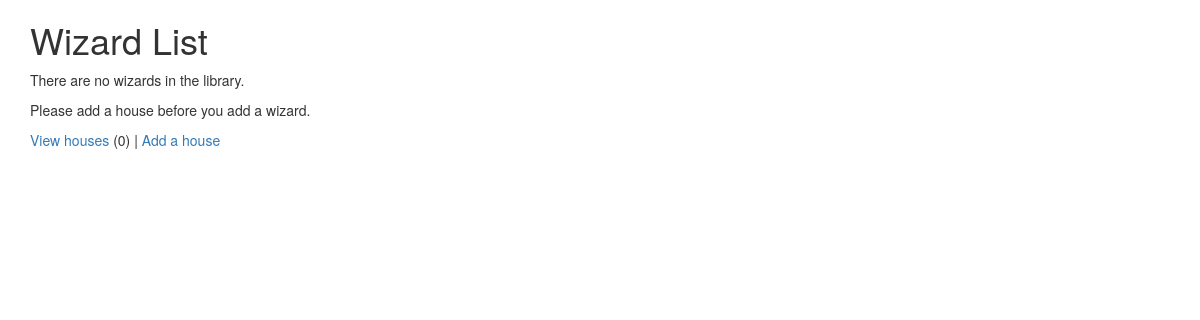
Before: /wizards/ (signed in) with the older database file.
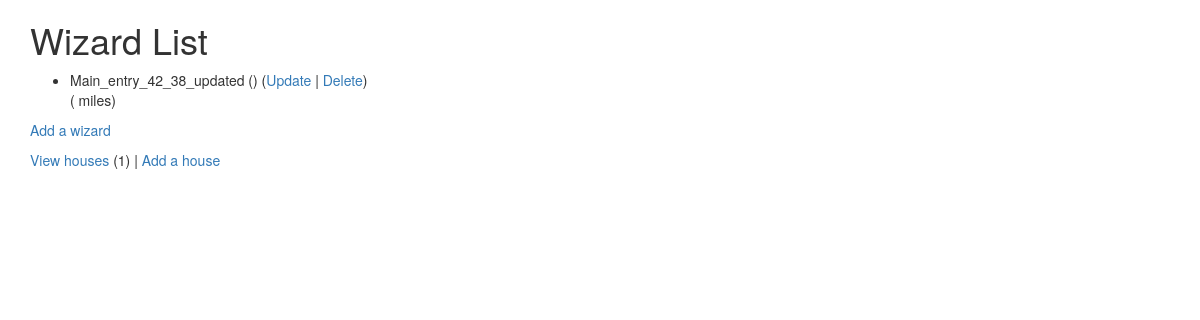
After: the same page with the newer database file.
### wizards/models.py (models this page shows, shortened)
class Wizard(models.Model):
    nickname = models.CharField(
            max_length=200,
            validators=[MinLengthValidator(2, "Nickname must be greater than 1 character")]
    )
    power = models.PositiveIntegerField()
    spell = models.CharField(max_length=300)
    house = models.ForeignKey('House', on_delete=models.CASCADE, null=False)

### wizards/views.py (the view)
# urls.py: path('', views.MainView.as_view(), name='autos'),
class MainView(LoginRequiredMixin, View) :
    def get(self, request):
        mc = House.objects.all().count();
        al = Wizard.objects.all();
        ctx = { 'house_count': mc, 'wizard_list': al };
        return render(request, 'wizards/wizard_list.html', ctx)

### wizards/templates/wizards/wizard_list.html
{% extends "base.html" %}
{% block content %}
  <h1>Wizard List</h1>
  {% if wizard_list %}
  <ul>
    {% for wizard in wizard_list %}
      <li>
          {{ wizard.nickname }} ({{ wizard.make }})
          (<a href="{% url 'wizard_update' wizard.id %}">Update</a> |
          <a href="{% url 'wizard_delete' wizard.id %}">Delete</a>) <br/>
          {{ wizard.comments }} ({{ wizard.mileage }} miles)
      </li>
    {% endfor %}
  </ul>
  {% else %}
    <p>There are no wizards in the library.</p>
  {% endif %}
  <p>
    {% if house_count > 0 %}
      <a href="{% url 'wizard_create' %}">Add a wizard</a>
    {% else %}
      Please add a house before you add a wizard.
    {% endif %}
  </p>
  <p>
  <a href="{% url 'house_list' %}">View houses</a> ({{ house_count }}) |
    <a href="{% url 'house_create' %}">Add a house</a>
  </p>
{% endblock %}

### home/templates/base.html (shortened to what this page needs)
<!DOCTYPE html>
<html>
<head>
<link rel="stylesheet"
    href="https://maxcdn.bootstrapcdn.com/bootstrap/3.3.6/css/bootstrap.min.css"
>
<link rel="stylesheet"
    href="https://maxcdn.bootstrapcdn.com/bootstrap/3.3.6/css/bootstrap-theme.min.css"
>
<link rel="stylesheet"
    href="https://code.jquery.com/ui/1.12.1/themes/ui-lightness/jquery-ui.css">
</head>
<body>
<div class="container">
    {% block content %}
    {% endblock %}
</div>
</body>
</html>

Changed rows visible on the page:
added Wizard: nickname "Main_entry_42_38_updated"
Other visible differences:
{{ house_count }}: "0" → "1"
text no longer shown: "There are no wizards in the library. Please add a house before you add a wizard."
text now shown: "Add a wizard"
